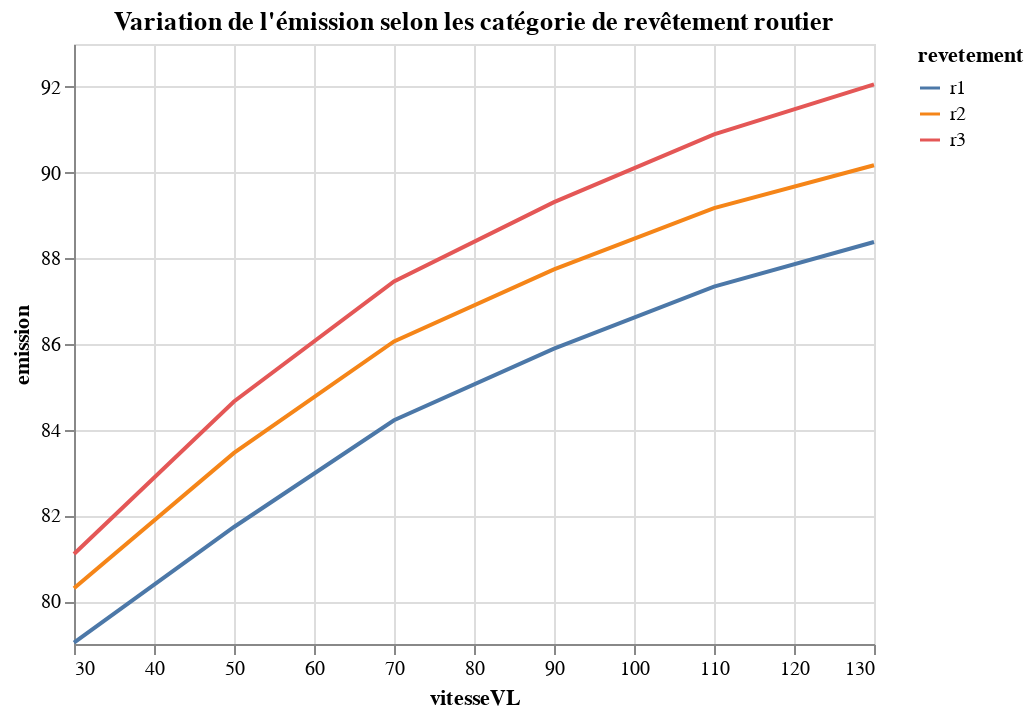

This figure's notebook cell:
### Code cell
# impact des revetement. Attention, en vrai ça dépend aussi de l'age du revetement
listeTrafic = ([(1000, 100, f'Vvl50_Vpl50_{r}', 50, 50, r, a) for r in ('r1', 'r2', 'r3') for a in range(0,11)],
               [(1000, 100, f'Vvl30_Vpl30_{r}', 30, 30, r, a) for r in ('r1', 'r2', 'r3') for a in range(0,11)],
               [(1000, 100, f'Vvl70_Vpl70_{r}', 70, 70, r, a) for r in ('r1', 'r2', 'r3') for a in range(0,11)],
               [(1000, 100, f'Vvl90_Vpl80_{r}', 90, 80, r, a) for r in ('r1', 'r2', 'r3') for a in range(0,11)],
               [(1000, 100, f'Vvl110_Vpl90_{r}', 110, 90, r, a) for r in ('r1', 'r2', 'r3') for a in range(0,11)],
               [(1000, 100, f'Vvl130_Vpl90_{r}', 130, 90, r, a) for r in ('r1', 'r2', 'r3') for a in range(0,11)])
dfEmission = pd.concat([pd.DataFrame(listeTrafic[i], columns=['debitVL', 'debitPL', 'typeGraph', 'vitesseVL', 'vitessePL', 'revetement', 'age']) for i in range(6)])
dfEmission['emission'] = dfEmission.apply(lambda x: Emission.Route(x.debitVL, x.debitPL, x.vitesseVL, x.vitessePL, 
                                                                   categorieRevt=x.revetement).lwm, axis=1)
alt.Chart(dfEmission, title="Variation de l'émission selon les catégorie de revêtement routier").mark_line().encode(
    x='vitesseVL',
    y=alt.Y('emission', scale=alt.Scale(zero=False)),
    color='revetement')

### Figure 1 — Vega-Lite specification as saved in the notebook (floating-point values rounded to 4 significant figures; data arrays with more than 128 entries replaced by an {"elided": "..."} marker saying what was removed)
{"config": {"view": {"continuousWidth": 400, "continuousHeight": 300}}, "data": {"name": "data-1f47a5d2eedc2be2392180dc59fd7edc"}, "mark": "line", "encoding": {"color": {"field": "revetement", "type": "nominal"}, "x": {"field": "vitesseVL", "type": "quantitative"}, "y": {"field": "emission", "scale": {"zero": false}, "type": "quantitative"}}, "title": "Variation de l'émission selon les catégorie de revêtement routier", "$schema": "https://vega.github.io/schema/vega-lite/v4.17.0.json", "datasets": {"data-1f47a5d2eedc2be2392180dc59fd7edc": {"elided": "198 records"}}}
